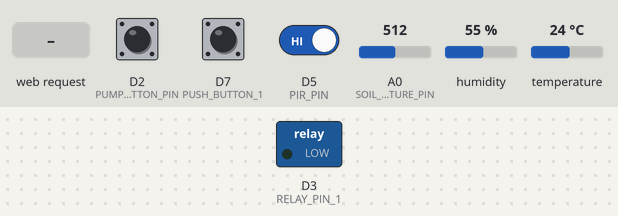
Recording of a sketch running on a simulated ESP8266 (NodeMCU). Shown: switched loads named in the sketch (green lamp = pin HIGH). The inputs (shaded band) are chosen by the test bench; at power-on: D2 (PUMP_BUTTON_PIN) HIGH, D7 (PUSH_BUTTON_1) HIGH, D5 (PIR_PIN) HIGH, A0 (SOIL_MOISTURE_PIN) = 512, humidity 55 %, temperature 24 °C. WiFi joins after 1.5 s; servers stay silent unless stated; uploads are accepted with an empty reply; what the sketch prints to the serial monitor is not drawn.

Above: at 2.7 s.
2.8 s: D2 (PUMP_BUTTON_PIN) pulled LOW for 0.15 s
At 3.7 s:
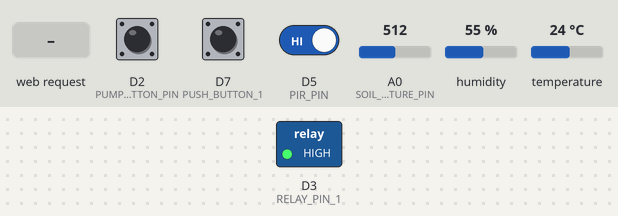
6.0 s: HTTP request GET /pump received
At 6.5 s:
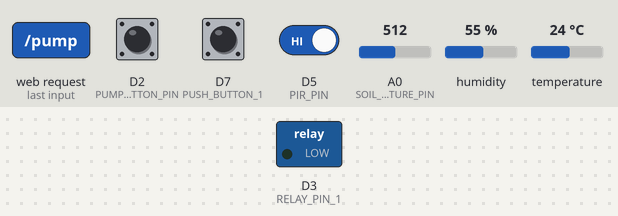
10.0 s: D2 (PUMP_BUTTON_PIN) pulled LOW for 1 s
At 10.8 s:
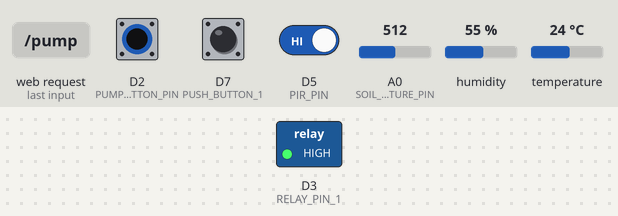
12.5 s: D2 (PUMP_BUTTON_PIN) pulsed LOW 5 times (0.12 s each, 0.3 s apart)
At 15.2 s:
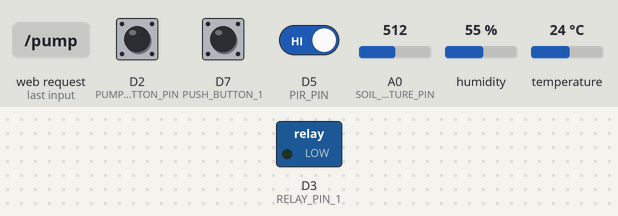
Timing chart, 0 to 16.5 s (numbered marks = the images above; inputs shaded):
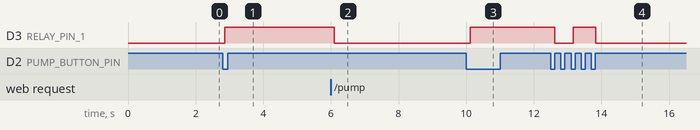

Measured:
- after the input at 2.8 s, D3 (RELAY_PIN_1): LOW → HIGH after 0.06 s
- after the input at 6.0 s, D3 (RELAY_PIN_1): HIGH → LOW after 0.10 s
- after the input at 10.0 s, D3 (RELAY_PIN_1): LOW → HIGH after 0.12 s
- after the input at 12.5 s, D3 (RELAY_PIN_1): HIGH → LOW after 0.11 s, → HIGH 0.56 s later, → LOW 0.66 s later

The sketch:

IOT_PROJECT.ino
```cpp
#include <LiquidCrystal_I2C.h>
#include <ESP8266WiFi.h>
#include <ESP8266HTTPClient.h>
#include <ArduinoJson.h>
#include <DHT.h>
#include <ESP8266WebServer.h>

WiFiClient client;
HTTPClient http;
ESP8266WebServer server(80);
LiquidCrystal_I2C lcd(0x27, 16, 2);

// WiFi credentials
const char* ssid = "hello";
const char* password = "12345677";

// Pin Definitions
#define DHTPIN D4
#define DHTTYPE DHT11
#define SOIL_MOISTURE_PIN A0
#define PIR_PIN D5
#define RELAY_PIN_1 D3
#define PUSH_BUTTON_1 D7
#define PUMP_BUTTON_PIN D2

DHT dht(DHTPIN, DHTTYPE);

const String SERVER_URL = "http://192.168.41.215:3000/api/getData";

// Timers
unsigned long previousSendMillis = 0;
unsigned long previousCheckMillis = 0;
const long sendInterval = 10000;
const long checkInterval = 3000;

// Global Variables
float temperature = 0.0;
float humidity = 0.0;
int soilMoisture = 0;
int pirStatus = 0;
bool dataEnabled = true;
bool lastButtonState = HIGH;
bool lastPumpState = HIGH;
// bool pump_on = false;
bool pumpStatus;

bool isPumpOn() {
  return digitalRead(RELAY_PIN_1) == HIGH;
}

void setup() {
  Serial.begin(115200);

  pinMode(PIR_PIN, INPUT);
  pinMode(RELAY_PIN_1, OUTPUT);
  pinMode(PUSH_BUTTON_1, INPUT_PULLUP);
  pinMode(PUMP_BUTTON_PIN, INPUT_PULLUP);

  digitalWrite(RELAY_PIN_1, LOW);
  // pump_on = false;
  // pumpStatus = false;

  lastPumpState = digitalRead(PUMP_BUTTON_PIN);
  lastButtonState = digitalRead(PUSH_BUTTON_1);

  dht.begin();

  server.on("/refresh", HTTP_GET, handleRefresh);
  server.on("/toggle", HTTP_GET, handleToggle);
  server.on("/pump", HTTP_GET, handlePump);

  setup_wifi();
  server.begin();
  Serial.println("HTTP server started");
}

void setup_wifi() {
  WiFi.mode(WIFI_STA);
  WiFi.begin(ssid, password);
  Serial.print("Connecting to WiFi");

  while (WiFi.status() != WL_CONNECTED) {
    delay(500);
    Serial.print(".");
  }

  Serial.println("\nWiFi Connected!");
  Serial.print("IP Address: ");
  Serial.println(WiFi.localIP());
}

void handleRefresh() {
  if (!dataEnabled) {
    server.send(200, "application/json", "{\"status\":\"disabled\", \"message\":\"Data transmission is currently disabled\"}");
    return;
  }

  readSensorData();
  bool success = sendDataToServer();

  StaticJsonDocument<200> response;
  response["status"] = success ? "success" : "error";
  response["message"] = success ? "Data refreshed and sent" : "Failed to send data";
  response["pump_on"] = isPumpOn();

  String res;
  serializeJson(response, res);
  server.send(success ? 200 : 500, "application/json", res);
}

void handleToggle() {
  dataEnabled = !dataEnabled;

  readSensorData();

  StaticJsonDocument<200> doc;
  doc["temperature"] = temperature;
  doc["humidity"] = humidity;
  doc["soil_moisture"] = soilMoisture;
  doc["pir"] = pirStatus;
  doc["dataEnabled"] = dataEnabled;
  doc["pump_on"] = isPumpOn();

  String payload;
  serializeJson(doc, payload);

  http.begin(client, SERVER_URL);
  http.addHeader("Content-Type", "application/json");
  int httpCode = http.POST(payload);

  if (httpCode == HTTP_CODE_OK) {
    String response = http.getString();
    Serial.println("Server response: " + response);
  } else {
    Serial.printf("HTTP POST failed, error: %s\n", http.errorToString(httpCode).c_str());
  }

  http.end();

  // digitalWrite(RELAY_PIN_1, isPumpOn() ? LOW : HIGH);

  server.send(200, "application/json",
    String("{\"status\":\"success\", \"dataEnabled\":") + (dataEnabled ? "true" : "false") +
    ", \"pump_on\":" + (isPumpOn() ? "true" : "false") + "}");
}


void handlePump() {
  bool a =digitalRead(RELAY_PIN_1);

  digitalWrite(RELAY_PIN_1,!a);
  Serial.println(!a ? "Pump Enabled From Website" : "Pump Disabled From Website");

  readSensorData();

  StaticJsonDocument<200> doc;
  doc["temperature"] = temperature;
  doc["humidity"] = humidity;
  doc["soil_moisture"] = soilMoisture;
  doc["pir"] = pirStatus;
  doc["dataEnabled"] = dataEnabled;
  doc["pump_on"] = isPumpOn();

  String payload;
  serializeJson(doc, payload);

  http.begin(client, SERVER_URL);
  http.addHeader("Content-Type", "application/json");
  int httpCode = http.POST(payload);

  if (httpCode == HTTP_CODE_OK) {
    String response = http.getString();
    Serial.println("Server response: " + response);
  } else {
    Serial.printf("HTTP POST failed, error: %s\n", http.errorToString(httpCode).c_str());
  }

  http.end();

  // digitalWrite(RELAY_PIN_1, isPumpOn() ? LOW : HIGH);

  server.send(200, "application/json",
    String("{\"status\":\"success\", \"dataEnabled\":") + (dataEnabled ? "true" : "false") +
    ", \"pump_on\":" + (isPumpOn() ? "true" : "false") + "}");
}


void checkPhysicalButton() {
  bool buttonState = digitalRead(PUSH_BUTTON_1);

  if (buttonState == LOW && lastButtonState == HIGH) {
    delay(50);
    dataEnabled = !dataEnabled;

    Serial.println(dataEnabled ? "Button pressed - Data transmission ENABLED" :
                                 "Button pressed - Data transmission DISABLED");

    readSensorData();
    sendDataToServer();
  }
  lastButtonState = buttonState;
}

void checkPumpButton() {
  bool buttonState = digitalRead(PUMP_BUTTON_PIN);

  if (buttonState == LOW && lastPumpState == HIGH) {
    delay(50);

    bool a = digitalRead(RELAY_PIN_1);
    digitalWrite(RELAY_PIN_1,!a);


    Serial.println(digitalRead(RELAY_PIN_1) ? "Pump ENABLED (Manual)" : "Pump DISABLED (Manual)");
    readSensorData();
    sendDataToServer();
  }
  lastPumpState = buttonState;
}

void readSensorData() {
  if (!dataEnabled) return;

  temperature = dht.readTemperature();
  humidity = dht.readHumidity();
  soilMoisture = analogRead(SOIL_MOISTURE_PIN);
  soilMoisture = map(soilMoisture, 0, 1024, 0, 100);
  soilMoisture = (soilMoisture - 100) * -1;
  pirStatus = digitalRead(PIR_PIN);
  pumpStatus = isPumpOn();

  // if (isnan(temperature) || isnan(humidity)) {
  //   Serial.println("Failed to read DHT sensor!");
  //   temperature = 0.0;
  //   humidity = 0.0;
  // }
  Serial.println(WiFi.localIP());
  Serial.println("=== SENSOR DATA ===");
  Serial.print("TEMP: "); Serial.println(temperature);
  Serial.print("HUMIDITY: "); Serial.println(humidity);
  Serial.print("SOIL MOISTURE: "); Serial.println(soilMoisture);
  Serial.print("PIR SENSOR: "); Serial.println(pirStatus);
  Serial.print("PUMP ON: "); Serial.println(isPumpOn() ? "Yes" : "No");
  Serial.println("====================");
}

bool sendDataToServer() {
  if (!dataEnabled) return false;

  if (WiFi.status() != WL_CONNECTED) {
    Serial.println("WiFi disconnected! Attempting reconnect...");
    setup_wifi();
    return false;
  }

  StaticJsonDocument<250> doc;
  doc["temperature"] = temperature;
  doc["humidity"] = humidity;
  doc["soil_moisture"] = soilMoisture;
  doc["pir"] = pirStatus;
  doc["dataEnabled"] = dataEnabled;
  // doc["pump_on"] = isPumpOn();
  doc["pump_status"] = isPumpOn();

  String payload;
  serializeJson(doc, payload);

  http.begin(client, SERVER_URL);
  http.addHeader("Content-Type", "application/json");
  int httpCode = http.POST(payload);

  bool success = false;
  if (httpCode == HTTP_CODE_OK) {
    String response = http.getString();
    Serial.println("Server response: " + response);
    success = true;
  } else {
    Serial.printf("HTTP POST failed, error: %s\n", http.errorToString(httpCode).c_str());
  }

  http.end();
  return success;
}

void loop() {
  server.handleClient();
  checkPhysicalButton();
  checkPumpButton();

  unsigned long currentMillis = millis();

  if (currentMillis - previousCheckMillis >= checkInterval) {
    previousCheckMillis = currentMillis;
    readSensorData();
  }

  if (dataEnabled && currentMillis - previousSendMillis >= sendInterval) {
    previousSendMillis = currentMillis;
    sendDataToServer();
  }


  delay(100);
}
```
